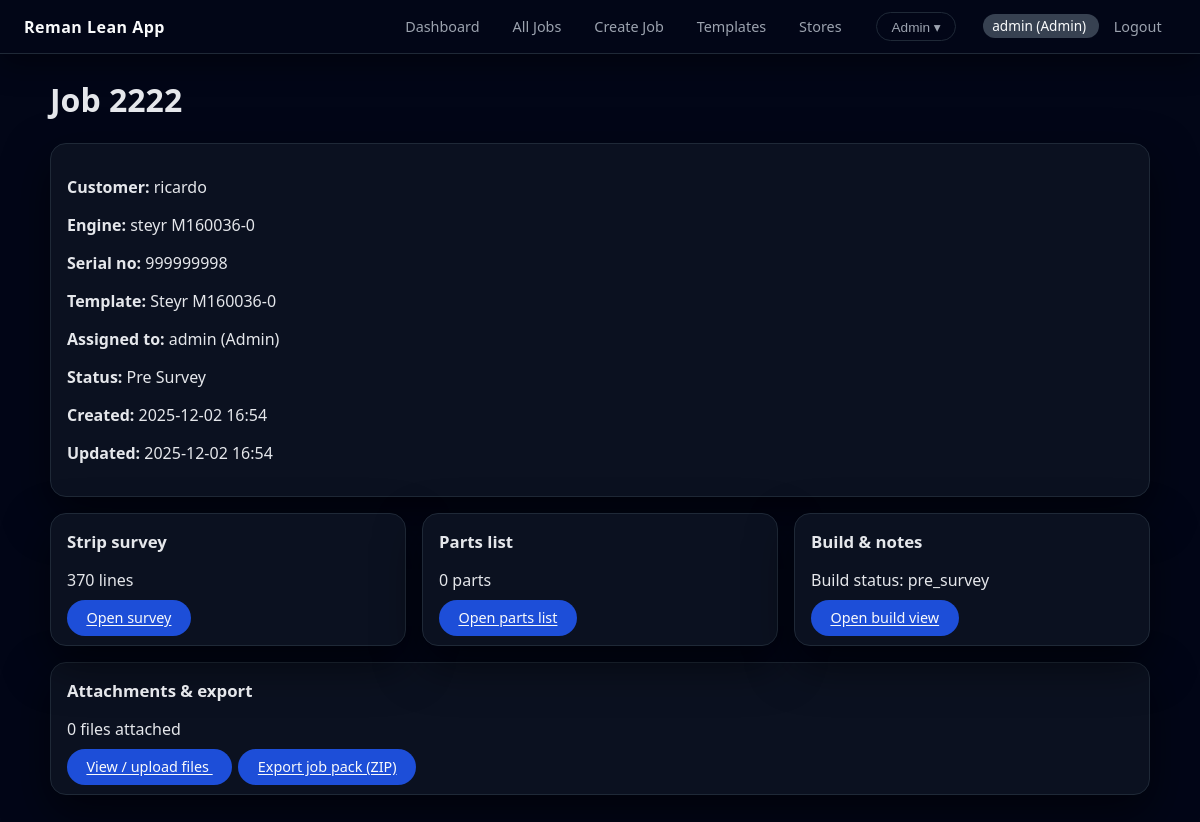
/jobs/2 (signed in), run on the app's committed database.
### models.py (models this page shows)
class User(db.Model):
    __tablename__ = "users"
    id = db.Column(db.Integer, primary_key=True)
    username = db.Column(db.String(64), unique=True, nullable=False)
    password_hash = db.Column(db.String(128), nullable=False)
    role = db.Column(db.Enum(RoleEnum), nullable=False)
    created_at = db.Column(db.DateTime, default=datetime.utcnow)
    assigned_jobs = db.relationship(
        "Job",
        foreign_keys="Job.assigned_to_id",
        back_populates="assigned_to",
        lazy="dynamic",
    )

class Job(db.Model):
    __tablename__ = "jobs"
    id = db.Column(db.Integer, primary_key=True)
    job_number = db.Column(db.String(64), unique=True, nullable=False)
    customer_name = db.Column(db.String(128))
    engine_type = db.Column(db.String(128))
    serial_number = db.Column(db.String(128))  # engine/part serial
    status = db.Column(
        db.Enum(JobStatusEnum),
        nullable=False,
        default=JobStatusEnum.PRE_SURVEY,
    )
    survey_layout = db.Column(
        db.String(32),
        nullable=False,
        default="classic",
    )
    created_at = db.Column(db.DateTime, default=datetime.utcnow)
    updated_at = db.Column(
        db.DateTime,
        default=datetime.utcnow,
        onupdate=datetime.utcnow,
    )
    template_id = db.Column(
        db.Integer,
        db.ForeignKey("templates.id"),
        nullable=True,
    )
    assigned_to_id = db.Column(
        db.Integer,
        db.ForeignKey("users.id"),
        nullable=True,
    )
    created_by_id = db.Column(
        db.Integer,
        db.ForeignKey("users.id"),
        nullable=True,
    )
    template = db.relationship("Template", back_populates="jobs")
    assigned_to = db.relationship(
        "User",
        foreign_keys=[assigned_to_id],
        back_populates="assigned_jobs",
    )
    created_by = db.relationship(
        "User",
        foreign_keys=[created_by_id],
    )
    pick_lists = db.relationship(
        "PickList",
        back_populates="job",
        cascade="all, delete-orphan",
        lazy="dynamic",
    )

class Template(db.Model):
    __tablename__ = "templates"
    id = db.Column(db.Integer, primary_key=True)
    name = db.Column(db.String(128), unique=True, nullable=False)
    engine_type = db.Column(db.String(128))
    is_locked = db.Column(db.Boolean, nullable=False, default=False)
    created_at = db.Column(db.DateTime, default=datetime.utcnow)
    updated_at = db.Column(
        db.DateTime,
        default=datetime.utcnow,
        onupdate=datetime.utcnow,
    )
    items = db.relationship(
        "TemplateItem",
        backref="template",
        cascade="all, delete-orphan",
    )
    groups = db.relationship(
        "TemplateGroup",
        backref="template",
        cascade="all, delete-orphan",
    )
    jobs = db.relationship(
        "Job",
        back_populates="template",
    )

### app.py (the view)
@app.route("/jobs/<int:job_id>")
@login_required
def job_detail(job_id):
    job = Job.query.get_or_404(job_id)
    survey_items = (
        SurveyItem.query.filter_by(job_id=job.id)
        .order_by(SurveyItem.section, SurveyItem.pos, SurveyItem.id)
        .all()
    )
    parts = PartRequirement.query.filter_by(job_id=job.id).all()
    attachments = Attachment.query.filter_by(job_id=job.id).all()
    return render_template(
        "job_detail.html",
        job=job,
        survey_items=survey_items,
        parts=parts,
        attachments=attachments,
    )

### app.py (called while the page is built)
def login_required(view):
    @wraps(view)
    def wrapped_view(**kwargs):
        if "user_id" not in session:
            return redirect(url_for("login"))
        return view(**kwargs)
    return wrapped_view

def current_user():
    uid = session.get("user_id")
    if not uid:
        return None
    return User.query.get(uid)

@app.context_processor
def inject_globals():
    return {
        "JobStatusEnum": JobStatusEnum,
        "DecisionEnum": DecisionEnum,
        "StockStatusEnum": StockStatusEnum,
        "MeasurementResultEnum": MeasurementResultEnum,
        "RoleEnum": RoleEnum,
        "current_user": current_user(),
        "job_age_days": job_age_days,
        "next_action_for_job": next_action_for_job,
    }

### templates/job_detail.html
{% extends "base.html" %}
{% block content %}
<h1>Job {{ job.job_number }}</h1>
<div class="card">
    <p><strong>Customer:</strong> {{ job.customer_name or "—" }}</p>
    <p><strong>Engine:</strong> {{ job.engine_type or "—" }}</p>
    <p><strong>Serial no:</strong> {{ job.serial_number or "—" }}</p>
    {% if job.template %}
        <p><strong>Template:</strong> {{ job.template.name }}</p>
    {% endif %}
    {% if job.assigned_to %}
        <p><strong>Assigned to:</strong> {{ job.assigned_to.username }} ({{ job.assigned_to.role.value }})</p>
    {% else %}
        <p><strong>Assigned to:</strong> Unassigned</p>
    {% endif %}
    <p>
        <strong>Status:</strong>
        <span class="status-pill status-{{ job.status.value }}">
            {{ job.status.value | replace('_', ' ') | title }}
        </span>
    </p>
    <p><strong>Created:</strong> {{ job.created_at.strftime('%Y-%m-%d %H:%M') }}</p>
    <p><strong>Updated:</strong> {{ job.updated_at.strftime('%Y-%m-%d %H:%M') if job.updated_at else "—" }}</p>
</div>
<div class="grid-3">
    <div class="card">
        <h2>Strip survey</h2>
        <p>{{ survey_items|length }} line{{ '' if survey_items|length == 1 else 's' }}</p>
        <a class="button" href="{{ url_for('job_survey', job_id=job.id) }}">
            Open survey
        </a>
    </div>
    <div class="card">
        <h2>Parts list</h2>
        <p>{{ parts|length }} part{{ '' if parts|length == 1 else 's' }}</p>
        <a class="button" href="{{ url_for('job_parts', job_id=job.id) }}">
            Open parts list
        </a>
    </div>
    <div class="card">
        <h2>Build &amp; notes</h2>
        <p>Build status: {{ job.status.value }}</p>
        <a class="button" href="{{ url_for('job_build', job_id=job.id) }}">
            Open build view
        </a>
    </div>
</div>
<div class="card">
    <h2>Attachments &amp; export</h2>
    <p>
        {{ attachments|length }} file{{ '' if attachments|length == 1 else 's' }} attached
    </p>
    <div class="actions">
        <a class="button" href="{{ url_for('job_attachments', job_id=job.id) }}">
            View / upload files
        </a>
        {% if current_user.role.value in ['Admin', 'Office'] %}
            <a class="button" href="{{ url_for('job_export', job_id=job.id) }}">
                Export job pack (ZIP)
            </a>
        {% endif %}
    </div>
</div>
{% endblock %}

### templates/base.html (shortened to what this page needs)
<!doctype html>
<html lang="en">
<head>
    <link rel="stylesheet" href="{{ url_for('static', filename='style.css') }}">
</head>
<body>
    <header class="top-bar">
        <div class="brand">Reman Lean App</div>
        <nav class="nav">
            {% if current_user %}
                {% set role = current_user.role.value %}
                {% if role in ['Admin', 'Office'] %}
                    <a href="{{ url_for('dashboard') }}">Dashboard</a>
                    <a href="{{ url_for('jobs_list') }}">All Jobs</a>
                    <a href="{{ url_for('job_create') }}">Create Job</a>
                    <a href="{{ url_for('templates_list') }}">Templates</a>
                    <a href="{{ url_for('stores_hub', view='per_engine') }}">Stores</a>
                {% elif role == 'Stores' %}
                    <a href="{{ url_for('stores_hub', view='master') }}">Stores</a>
                {% else %}
                    <a href="{{ url_for('dashboard') }}">Dashboard</a>
                    <a href="{{ url_for('jobs_list') }}">All Jobs</a>
                {% endif %}
                {% if role == 'Admin' %}
                    <div class="nav-admin-dropdown">
                        <button class="nav-admin-trigger" type="button">
                            Admin ▾
                        </button>
                    </div>
                {% endif %}
                <span class="user-pill">
                    {{ current_user.username }} ({{ current_user.role.value }})
                </span>
                <a href="{{ url_for('logout') }}">Logout</a>
            {% endif %}
        </nav>
    </header>
    <main class="container">
        {% block content %}{% endblock %}
    </main>
</body>
</html>

### static/style.css (style rules this page uses)
:root { --bg-base: #020617; --bg-elevated: #02091c; --bg-card: #0b1120; --bg-card-soft: #111827; --bg-section-header: #020617; --bg-table-header: #0f172a; --border-subtle: #1f2937; --border-strong: #334155; --accent: #2563eb; --accent-soft: #1d4ed8; --accent-faint: #1e293b; --text-main: #e5e7eb; --text-soft: #9ca3af; --text-muted: #6b7280; --danger: #f97373; --success: #4ade80; --warning: #facc15; --radius-lg: 16px; --radius-md: 10px; --shadow-soft: 0 18px 45px rgba(0, 0, 0, 0.55); --gap-1: 4px; --gap-2: 8px; --gap-3: 12px; --gap-4: 16px; --gap-5: 24px; --gap-6: 32px; }
html, body { margin: 0; background: var(--bg-base); color: var(--text-main); font-family: system-ui, -apple-system, BlinkMacSystemFont, "SF Pro Text", "Segoe UI", sans-serif; }
main, .page-content, .content-wrapper { max-width: 1200px; margin: var(--gap-5) auto var(--gap-6); padding: 0 var(--gap-4); }
.container { max-width: 1100px; margin: 1.5rem auto 2rem; padding: 0 1rem; }
.top-bar, body > header, .navbar { display: flex; justify-content: space-between; align-items: center; padding: 0.75rem 1.5rem; background: #020617; color: #f9fafb; border-bottom: 1px solid var(--border-subtle); box-shadow: 0 10px 30px rgba(0, 0, 0, 0.4); }
.brand, body > header .app-title, .navbar .app-title { font-weight: 600; letter-spacing: 0.03em; }
.nav a, .navbar a, body > header nav a { color: var(--text-soft); padding: 0.35rem 0.9rem; border-radius: 999px; text-decoration: none; font-size: 0.9rem; }
.user-pill { margin-left: 1rem; padding: 0.15rem 0.6rem; border-radius: 999px; background: #374151; font-size: 0.85rem; }
.nav-admin-dropdown { position: relative; display: inline-block; margin-left: 1rem; }
.nav-admin-trigger { border-radius: 999px; border: 1px solid var(--border-subtle); background: #020617; color: var(--text-soft); padding: 0.35rem 0.9rem; font-size: 0.85rem; display: inline-flex; align-items: center; gap: 0.35rem; }
.card { background: var(--bg-card); border-radius: var(--radius-lg); border: 1px solid var(--border-subtle); box-shadow: var(--shadow-soft); padding: var(--gap-4); margin-bottom: var(--gap-4); }
.card h2 { margin-top: 0; margin-bottom: var(--gap-3); font-size: 1.05rem; }
.grid-3 { display: grid; grid-template-columns: repeat(auto-fit, minmax(220px, 1fr)); gap: 1rem; margin-top: 1rem; }
button, .button, .actions button { border-radius: 999px; border: 1px solid transparent; padding: 0.45rem 1.15rem; font-size: 0.9rem; font-weight: 500; background: var(--accent-soft); color: #f9fafb; cursor: pointer; margin-right: 0.4rem; transition: background 0.12s ease, transform 0.06s ease, box-shadow 0.12s ease; }

### data on the page
User: username "admin", role.value "Admin", assigned_to.username "admin", assigned_to.role.value "Admin"
Job: job_number "2222", customer_name "ricardo", engine_type "steyr M160036-0", serial_number "999999998", status.value "Pre Survey", created_at "2025-12-02 16:54", updated_at "2025-12-02 16:54", status.value "pre_survey"
Template: template.name "Steyr M160036-0"

### other printed values
{{ survey_items|length }} "370"
{{ '' if survey_items|length == 1 else 's' }} "s"
{{ parts|length }} "0"
{{ '' if parts|length == 1 else 's' }} "s"
{{ attachments|length }} "0"
{{ '' if attachments|length == 1 else 's' }} "s"
